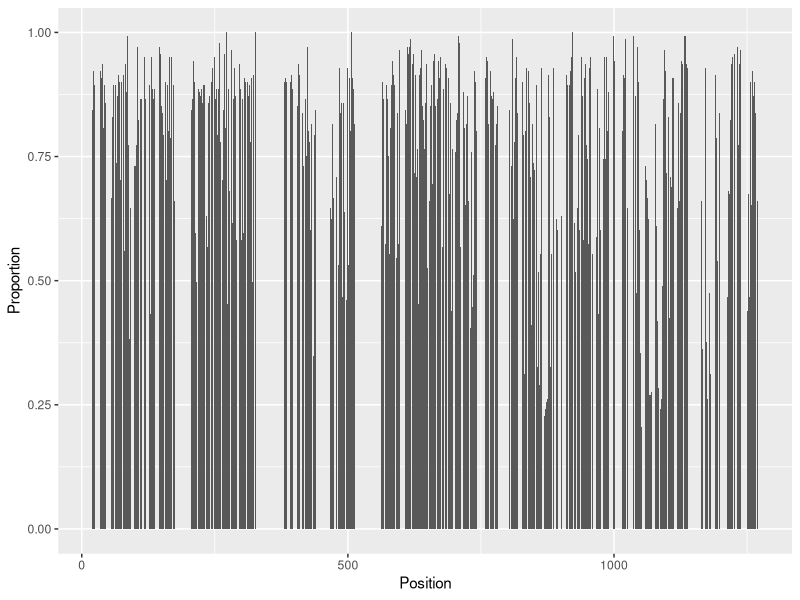

This figure's R source:
library(ggplot2)

setwd('/Users/r_klabacka/OneDrive - Utah Tech University/KLab/Research/BAM_comparative_genetics')

dat <- read.csv('test_output.csv')

ggplot(dat, aes(x=Position, y=Proportion)) + geom_bar(stat="identity")

